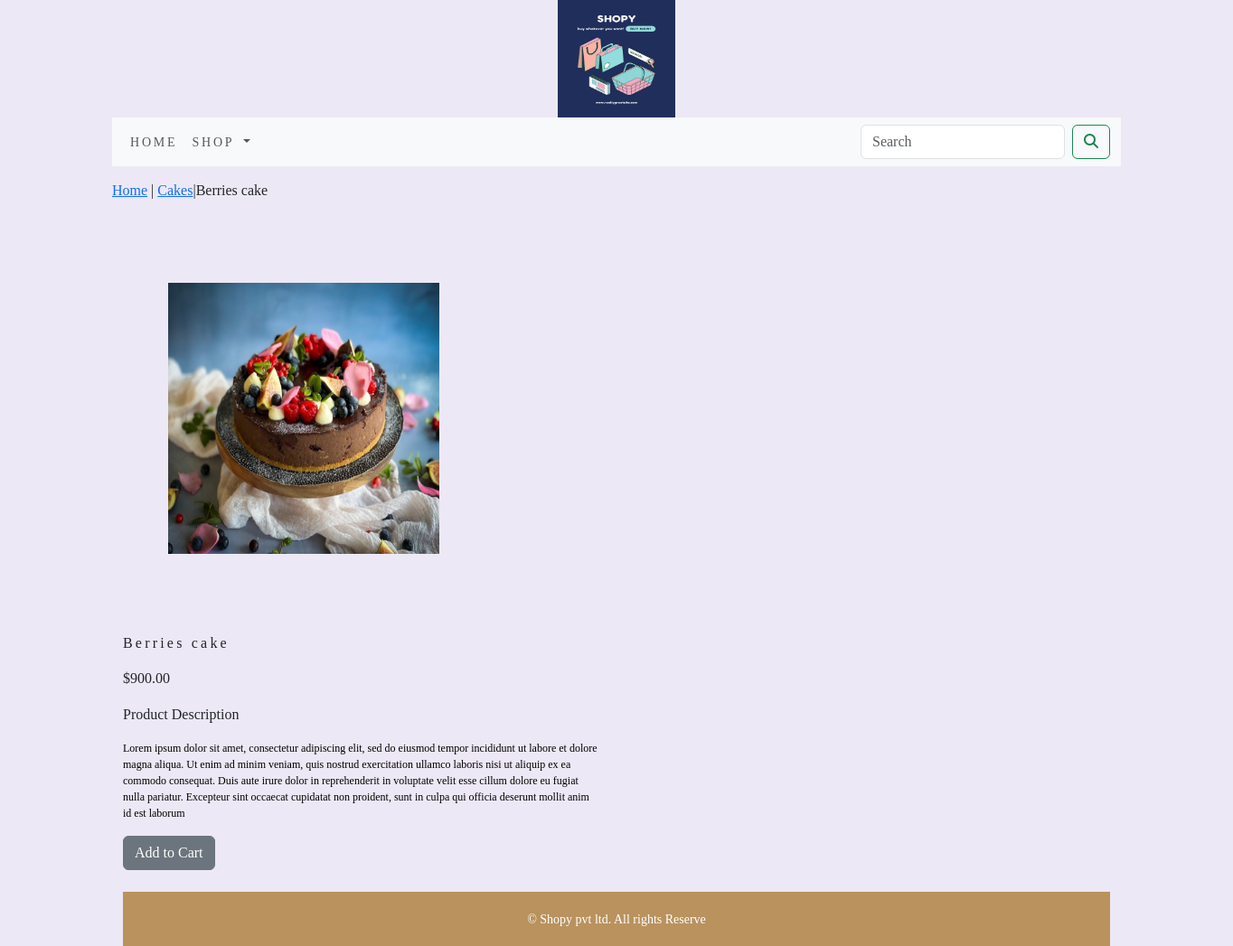
The app's page /ecommerceapp/cakes/berries-cake/ with its own data.
### ecommerceapp/models.py (models this page shows, shortened)
class Product(models.Model):
    name=models.CharField(max_length=250,unique=True)
    slug=models.SlugField(max_length=250,unique=True)
    description = models.TextField(blank=True)
    price= models.DecimalField(max_digits=10,decimal_places=2)
    category = models.ForeignKey(Category,on_delete=models.CASCADE)
    image=models.ImageField(upload_to='product',blank=True)
    stock = models.IntegerField()
    available = models.BooleanField(default=True)
    created = models.DateTimeField(auto_now_add=True)
    updated = models.DateTimeField(auto_now=True)
    class Meta:
        ordering=('name',)
        verbose_name='product'
        verbose_name_plural='products'

class Category(models.Model):
    name=models.CharField(max_length=250,unique=True)
    slug=models.SlugField(max_length=250,unique=True)
    description=models.TextField(blank=True)
    image=models.ImageField(upload_to='category',blank=True)
    class Meta:
        ordering=('name',)
        verbose_name='category'
        verbose_name_plural='categories'
    def get_url(self):
        return reverse('ecommerceapp:product_by_category',args=[self.slug,])
    def __str__(self):
        return '{}'.format(self.name)

### ecommerceapp/views.py (the view)
# urls.py: path('<slug:c_slug>/<slug:product_slug>/', views.proDetail, name='prodCatdetail')
def proDetail(request,c_slug,product_slug):
    try:
        product=Product.objects.get(category__slug=c_slug,slug=product_slug)
    except Exception as e:
        raise e
    return render(request,'product.html',{'product':product})

### cart/context_processors.py (called while the page is built)
def counter(request):
    item_count=0
    if 'admin' in request.path:
        return{}
    else:
        try:
            cart=Cart.objects.filter(cart_id=_cart_id(request))
            cart_items=CartItem.objects.all().filter(cart=cart[:1])
            for cart_item in cart_items:
                item_count+= cart_item.quantity
        except Cart.DoesNotExist:
            item_count=0
    return dict(item_count=item_count)

### cart/views.py (called while the page is built)
def _cart_id(request):
    cart=request.session.session_key
    if not cart:
        cart=request.session.create()
    return cart

### ecommerceapp/context_processors.py (called while the page is built)
def menu_links(request):
    links=Category.objects.all()
    return dict(links = links)

### templates/product.html (shortened to what this page needs)
{% extends 'base.html' %}
{% load static %}
{% block content %}
<div class="row my_prod_row_class">
    <div class="mx_auto">
        <p> <a href="{% url 'ecommerceapp:allProdCat' %}">Home</a> | <a style="" href="{{product.category.get_url}}">{{product.category}}</a>|{{product.name}} </p>
    </div>
</div>
<div class="container">
<br>
<div class="row">
    <div class="col-md-12 col-sm-12-md-12 col-lg-6 text-center">
        <div style="min-width:18rem">
            <img src="{{product.image.url}}" alt="{{product.name}}" style="width:400px;height:400px; padding:50px; margin-right:900px"; "><br>
        </div>
    </div>
    <div>
        <div class="col-12 col-sm-12 col-md-12 col-lg-6"><br>
            <div>
            <h1 class="my_prod_title" style="font-family:verdana;">{{product.name}}</h1>
            <p>${{product.price}}</p>
            <p class="my_title">Product Description</p>
            <p class="test-justify my_prod_text">{{product.description}}</p>
            {% if product.stock|default:0 <= 0 %}
            <p class="text-justify my_prod_text"><b> Out of Stock </b></p>
            {% else %}
            <a class="btn btn-secondary" href="{% url 'cart:add_cart' product.id %}"> Add to Cart</a>
            {% endif %}
            </div>
            <br>
        </div>
    </div>
</div>
{% endblock %}

### static/css/custom.css (style rules this page uses)
.my_prod_row_class { padding-top:15px; padding-my_bottom_margin:20px; }
.my_prod_title { font-size:16px; text-tranform:uppercase; letter-spacing:.2em; padding-top:15px; padding-bottom:10px; }
.my_prod_text { padding-right:20px; font-size:12px; color:#000; }

### records on screen
Product: category "Cakes", name "Berries cake", image (picture), price "900.00", description "Lorem ipsum dolor sit amet, consectetur adipiscing elit, sed do eiusmod tempor incididunt ut labore et dolore magna aliqua. Ut enim ad minim veniam, quis nostrud exercitation ullamco laboris nisi ut aliquip ex ea commodo consequat. Duis aute irure dolor in reprehenderit in voluptate velit esse cillum dolore eu fugiat nulla pariatur. Excepteur sint occaecat cupidatat non proident, sunt in culpa qui officia deserunt mollit anim id est laborum"
